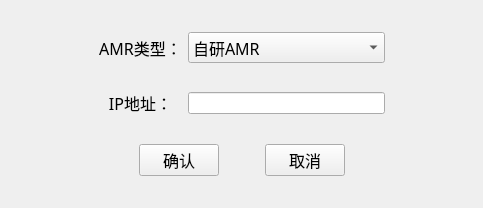
<?xml version="1.0" encoding="UTF-8"?>
<ui version="4.0">
 <class>popupNotification</class>
 <widget class="QMainWindow" name="popupNotification">
  <property name="geometry">
   <rect>
    <x>0</x>
    <y>0</y>
    <width>483</width>
    <height>208</height>
   </rect>
  </property>
  <property name="windowTitle">
   <string>MainWindow</string>
  </property>
  <widget class="QWidget" name="centralwidget">
   <layout class="QHBoxLayout" name="horizontalLayout_2">
    <item>
     <spacer name="horizontalSpacer_4">
      <property name="orientation">
       <enum>Qt::Horizontal</enum>
      </property>
      <property name="sizeHint" stdset="0">
       <size>
        <width>70</width>
        <height>20</height>
       </size>
      </property>
     </spacer>
    </item>
    <item>
     <layout class="QVBoxLayout" name="verticalLayout">
      <item>
       <spacer name="verticalSpacer">
        <property name="orientation">
         <enum>Qt::Vertical</enum>
        </property>
        <property name="sizeHint" stdset="0">
         <size>
          <width>20</width>
          <height>40</height>
         </size>
        </property>
       </spacer>
      </item>
      <item>
       <layout class="QGridLayout" name="gridLayout">
        <item row="3" column="1">
         <widget class="QLineEdit" name="IPAddress_Edit"/>
        </item>
        <item row="2" column="1">
         <spacer name="verticalSpacer_4">
          <property name="orientation">
           <enum>Qt::Vertical</enum>
          </property>
          <property name="sizeHint" stdset="0">
           <size>
            <width>20</width>
            <height>40</height>
           </size>
          </property>
         </spacer>
        </item>
        <item row="3" column="0">
         <widget class="QLabel" name="IPAddress_label">
          <property name="font">
           <font>
            <family>黑体</family>
            <pointsize>12</pointsize>
           </font>
          </property>
          <property name="text">
           <string>IP地址：</string>
          </property>
          <property name="alignment">
           <set>Qt::AlignCenter</set>
          </property>
         </widget>
        </item>
        <item row="0" column="1">
         <widget class="QComboBox" name="AMRType_Box">
          <property name="font">
           <font>
            <family>黑体</family>
            <pointsize>12</pointsize>
           </font>
          </property>
          <item>
           <property name="text">
            <string>自研AMR</string>
           </property>
          </item>
          <item>
           <property name="text">
            <string>普通AMR</string>
           </property>
          </item>
          <item>
           <property name="text">
            <string>DHB实验室AMR</string>
           </property>
          </item>
         </widget>
        </item>
        <item row="0" column="0">
         <widget class="QLabel" name="AMRType_label">
          <property name="font">
           <font>
            <family>黑体</family>
            <pointsize>12</pointsize>
           </font>
          </property>
          <property name="text">
           <string>AMR类型：</string>
          </property>
          <property name="alignment">
           <set>Qt::AlignCenter</set>
          </property>
         </widget>
        </item>
        <item row="2" column="0">
         <spacer name="verticalSpacer_5">
          <property name="orientation">
           <enum>Qt::Vertical</enum>
          </property>
          <property name="sizeHint" stdset="0">
           <size>
            <width>20</width>
            <height>40</height>
           </size>
          </property>
         </spacer>
        </item>
       </layout>
      </item>
      <item>
       <spacer name="verticalSpacer_2">
        <property name="orientation">
         <enum>Qt::Vertical</enum>
        </property>
        <property name="sizeHint" stdset="0">
         <size>
          <width>20</width>
          <height>40</height>
         </size>
        </property>
       </spacer>
      </item>
      <item>
       <layout class="QHBoxLayout" name="horizontalLayout">
        <item>
         <spacer name="horizontalSpacer">
          <property name="orientation">
           <enum>Qt::Horizontal</enum>
          </property>
          <property name="sizeHint" stdset="0">
           <size>
            <width>40</width>
            <height>20</height>
           </size>
          </property>
         </spacer>
        </item>
        <item>
         <widget class="QPushButton" name="Confirm_Button">
          <property name="sizePolicy">
           <sizepolicy hsizetype="Minimum" vsizetype="Expanding">
            <horstretch>0</horstretch>
            <verstretch>0</verstretch>
           </sizepolicy>
          </property>
          <property name="font">
           <font>
            <family>黑体</family>
            <pointsize>12</pointsize>
           </font>
          </property>
          <property name="text">
           <string>确认</string>
          </property>
         </widget>
        </item>
        <item>
         <spacer name="horizontalSpacer_2">
          <property name="orientation">
           <enum>Qt::Horizontal</enum>
          </property>
          <property name="sizeHint" stdset="0">
           <size>
            <width>40</width>
            <height>20</height>
           </size>
          </property>
         </spacer>
        </item>
        <item>
         <widget class="QPushButton" name="Cancel_Button">
          <property name="sizePolicy">
           <sizepolicy hsizetype="Minimum" vsizetype="Expanding">
            <horstretch>0</horstretch>
            <verstretch>0</verstretch>
           </sizepolicy>
          </property>
          <property name="font">
           <font>
            <family>黑体</family>
            <pointsize>12</pointsize>
           </font>
          </property>
          <property name="text">
           <string>取消</string>
          </property>
         </widget>
        </item>
        <item>
         <spacer name="horizontalSpacer_3">
          <property name="orientation">
           <enum>Qt::Horizontal</enum>
          </property>
          <property name="sizeHint" stdset="0">
           <size>
            <width>40</width>
            <height>20</height>
           </size>
          </property>
         </spacer>
        </item>
       </layout>
      </item>
      <item>
       <spacer name="verticalSpacer_3">
        <property name="orientation">
         <enum>Qt::Vertical</enum>
        </property>
        <property name="sizeHint" stdset="0">
         <size>
          <width>20</width>
          <height>40</height>
         </size>
        </property>
       </spacer>
      </item>
     </layout>
    </item>
    <item>
     <spacer name="horizontalSpacer_5">
      <property name="orientation">
       <enum>Qt::Horizontal</enum>
      </property>
      <property name="sizeHint" stdset="0">
       <size>
        <width>69</width>
        <height>20</height>
       </size>
      </property>
     </spacer>
    </item>
   </layout>
  </widget>
 </widget>
 <resources/>
 <connections/>
</ui>
